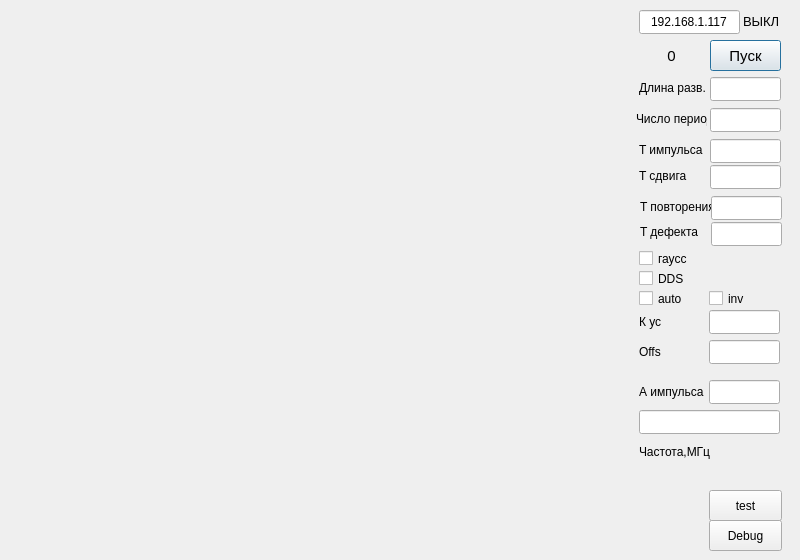
<?xml version="1.0" encoding="UTF-8"?>
<ui version="4.0">
 <class>generator</class>
 <widget class="QDialog" name="generator">
  <property name="geometry">
   <rect>
    <x>0</x>
    <y>0</y>
    <width>800</width>
    <height>560</height>
   </rect>
  </property>
  <property name="minimumSize">
   <size>
    <width>800</width>
    <height>560</height>
   </size>
  </property>
  <property name="maximumSize">
   <size>
    <width>800</width>
    <height>560</height>
   </size>
  </property>
  <property name="windowTitle">
   <string>generator</string>
  </property>
  <widget class="QWidget" name="centralWidget" native="true">
   <property name="geometry">
    <rect>
     <x>0</x>
     <y>0</y>
     <width>790</width>
     <height>562</height>
    </rect>
   </property>
   <widget class="QWidget" name="widget" native="true">
    <property name="geometry">
     <rect>
      <x>629</x>
      <y>0</y>
      <width>161</width>
      <height>562</height>
     </rect>
    </property>
    <property name="minimumSize">
     <size>
      <width>161</width>
      <height>0</height>
     </size>
    </property>
    <widget class="QLabel" name="label_len">
     <property name="geometry">
      <rect>
       <x>10</x>
       <y>76</y>
       <width>71</width>
       <height>24</height>
      </rect>
     </property>
     <property name="text">
      <string>Длина разв.</string>
     </property>
    </widget>
    <widget class="QLabel" name="label_con_state">
     <property name="geometry">
      <rect>
       <x>114</x>
       <y>11</y>
       <width>51</width>
       <height>21</height>
      </rect>
     </property>
     <property name="font">
      <font>
       <pointsize>10</pointsize>
      </font>
     </property>
     <property name="text">
      <string>ВЫКЛ</string>
     </property>
    </widget>
    <widget class="param_ed" name="ed_osc_length">
     <property name="geometry">
      <rect>
       <x>81</x>
       <y>77</y>
       <width>71</width>
       <height>24</height>
      </rect>
     </property>
     <property name="font">
      <font>
       <pointsize>11</pointsize>
      </font>
     </property>
     <property name="alignment">
      <set>Qt::AlignCenter</set>
     </property>
    </widget>
    <widget class="QLineEdit" name="lineEdit_ip">
     <property name="geometry">
      <rect>
       <x>10</x>
       <y>10</y>
       <width>101</width>
       <height>24</height>
      </rect>
     </property>
     <property name="font">
      <font>
       <pointsize>9</pointsize>
      </font>
     </property>
     <property name="text">
      <string>192.168.1.117</string>
     </property>
     <property name="alignment">
      <set>Qt::AlignCenter</set>
     </property>
    </widget>
    <widget class="QPushButton" name="pushButton_start_stop">
     <property name="geometry">
      <rect>
       <x>81</x>
       <y>40</y>
       <width>71</width>
       <height>31</height>
      </rect>
     </property>
     <property name="font">
      <font>
       <pointsize>11</pointsize>
      </font>
     </property>
     <property name="text">
      <string>Пуск</string>
     </property>
     <property name="checkable">
      <bool>true</bool>
     </property>
    </widget>
    <widget class="param_ed" name="ed_t_imp_len">
     <property name="geometry">
      <rect>
       <x>81</x>
       <y>139</y>
       <width>71</width>
       <height>24</height>
      </rect>
     </property>
     <property name="font">
      <font>
       <pointsize>11</pointsize>
      </font>
     </property>
     <property name="alignment">
      <set>Qt::AlignCenter</set>
     </property>
    </widget>
    <widget class="QLabel" name="label_t_imp">
     <property name="geometry">
      <rect>
       <x>10</x>
       <y>138</y>
       <width>71</width>
       <height>24</height>
      </rect>
     </property>
     <property name="text">
      <string>T импульса</string>
     </property>
    </widget>
    <widget class="param_ed" name="ed_t_imp_offset">
     <property name="geometry">
      <rect>
       <x>81</x>
       <y>165</y>
       <width>71</width>
       <height>24</height>
      </rect>
     </property>
     <property name="font">
      <font>
       <pointsize>11</pointsize>
      </font>
     </property>
     <property name="alignment">
      <set>Qt::AlignCenter</set>
     </property>
    </widget>
    <widget class="QLabel" name="label_t_imp_offset">
     <property name="geometry">
      <rect>
       <x>10</x>
       <y>164</y>
       <width>71</width>
       <height>24</height>
      </rect>
     </property>
     <property name="text">
      <string>T сдвига</string>
     </property>
    </widget>
    <widget class="param_ed" name="ed_t_cycle">
     <property name="geometry">
      <rect>
       <x>82</x>
       <y>196</y>
       <width>71</width>
       <height>24</height>
      </rect>
     </property>
     <property name="font">
      <font>
       <pointsize>11</pointsize>
      </font>
     </property>
     <property name="alignment">
      <set>Qt::AlignCenter</set>
     </property>
    </widget>
    <widget class="QLabel" name="label_t_def">
     <property name="geometry">
      <rect>
       <x>11</x>
       <y>220</y>
       <width>71</width>
       <height>24</height>
      </rect>
     </property>
     <property name="text">
      <string>T дефекта</string>
     </property>
    </widget>
    <widget class="QLabel" name="label_t_cycle">
     <property name="geometry">
      <rect>
       <x>11</x>
       <y>195</y>
       <width>71</width>
       <height>24</height>
      </rect>
     </property>
     <property name="text">
      <string>T повторения</string>
     </property>
    </widget>
    <widget class="param_ed" name="ed_t_def">
     <property name="geometry">
      <rect>
       <x>82</x>
       <y>222</y>
       <width>71</width>
       <height>24</height>
      </rect>
     </property>
     <property name="font">
      <font>
       <pointsize>11</pointsize>
      </font>
     </property>
     <property name="alignment">
      <set>Qt::AlignCenter</set>
     </property>
    </widget>
    <widget class="QLabel" name="label_a_imp">
     <property name="geometry">
      <rect>
       <x>10</x>
       <y>380</y>
       <width>71</width>
       <height>24</height>
      </rect>
     </property>
     <property name="text">
      <string>А импульса</string>
     </property>
    </widget>
    <widget class="param_ed" name="ed_a_imp">
     <property name="geometry">
      <rect>
       <x>80</x>
       <y>380</y>
       <width>71</width>
       <height>24</height>
      </rect>
     </property>
     <property name="font">
      <font>
       <pointsize>11</pointsize>
      </font>
     </property>
     <property name="alignment">
      <set>Qt::AlignCenter</set>
     </property>
    </widget>
    <widget class="QLabel" name="label_f_imp">
     <property name="geometry">
      <rect>
       <x>10</x>
       <y>440</y>
       <width>71</width>
       <height>24</height>
      </rect>
     </property>
     <property name="text">
      <string>Частота,МГц</string>
     </property>
    </widget>
    <widget class="param_ed" name="ed_freq">
     <property name="geometry">
      <rect>
       <x>10</x>
       <y>410</y>
       <width>141</width>
       <height>24</height>
      </rect>
     </property>
     <property name="font">
      <font>
       <pointsize>11</pointsize>
      </font>
     </property>
     <property name="alignment">
      <set>Qt::AlignCenter</set>
     </property>
    </widget>
    <widget class="QCheckBox" name="checkBox_gauss">
     <property name="geometry">
      <rect>
       <x>10</x>
       <y>250</y>
       <width>70</width>
       <height>17</height>
      </rect>
     </property>
     <property name="text">
      <string>гаусс</string>
     </property>
    </widget>
    <widget class="QLabel" name="label_num_periods">
     <property name="geometry">
      <rect>
       <x>7</x>
       <y>107</y>
       <width>71</width>
       <height>24</height>
      </rect>
     </property>
     <property name="text">
      <string>Число периодов</string>
     </property>
    </widget>
    <widget class="param_ed" name="ed_num_periods">
     <property name="geometry">
      <rect>
       <x>81</x>
       <y>108</y>
       <width>71</width>
       <height>24</height>
      </rect>
     </property>
     <property name="font">
      <font>
       <pointsize>11</pointsize>
      </font>
     </property>
     <property name="alignment">
      <set>Qt::AlignCenter</set>
     </property>
    </widget>
    <widget class="QPushButton" name="pushButt_debug">
     <property name="geometry">
      <rect>
       <x>80</x>
       <y>520</y>
       <width>73</width>
       <height>31</height>
      </rect>
     </property>
     <property name="font">
      <font>
       <pointsize>9</pointsize>
      </font>
     </property>
     <property name="text">
      <string>Debug</string>
     </property>
    </widget>
    <widget class="QLabel" name="label_ampl_val">
     <property name="geometry">
      <rect>
       <x>12</x>
       <y>40</y>
       <width>61</width>
       <height>31</height>
      </rect>
     </property>
     <property name="font">
      <font>
       <pointsize>11</pointsize>
      </font>
     </property>
     <property name="text">
      <string>0</string>
     </property>
     <property name="alignment">
      <set>Qt::AlignCenter</set>
     </property>
    </widget>
    <widget class="QCheckBox" name="checkBox_dds">
     <property name="geometry">
      <rect>
       <x>10</x>
       <y>270</y>
       <width>70</width>
       <height>17</height>
      </rect>
     </property>
     <property name="text">
      <string>DDS</string>
     </property>
    </widget>
    <widget class="QLabel" name="label_kus">
     <property name="geometry">
      <rect>
       <x>10</x>
       <y>310</y>
       <width>31</width>
       <height>24</height>
      </rect>
     </property>
     <property name="text">
      <string>К ус</string>
     </property>
    </widget>
    <widget class="param_ed" name="ed_kus">
     <property name="geometry">
      <rect>
       <x>80</x>
       <y>310</y>
       <width>71</width>
       <height>24</height>
      </rect>
     </property>
     <property name="font">
      <font>
       <pointsize>11</pointsize>
      </font>
     </property>
     <property name="alignment">
      <set>Qt::AlignCenter</set>
     </property>
    </widget>
    <widget class="param_ed" name="ed_offs">
     <property name="geometry">
      <rect>
       <x>80</x>
       <y>340</y>
       <width>71</width>
       <height>24</height>
      </rect>
     </property>
     <property name="font">
      <font>
       <pointsize>11</pointsize>
      </font>
     </property>
     <property name="alignment">
      <set>Qt::AlignCenter</set>
     </property>
    </widget>
    <widget class="QLabel" name="label_offs">
     <property name="geometry">
      <rect>
       <x>10</x>
       <y>340</y>
       <width>31</width>
       <height>24</height>
      </rect>
     </property>
     <property name="text">
      <string>Offs</string>
     </property>
    </widget>
    <widget class="QCheckBox" name="checkBox_auto">
     <property name="geometry">
      <rect>
       <x>10</x>
       <y>290</y>
       <width>70</width>
       <height>17</height>
      </rect>
     </property>
     <property name="text">
      <string>auto</string>
     </property>
    </widget>
    <widget class="QCheckBox" name="checkBox_inv">
     <property name="geometry">
      <rect>
       <x>80</x>
       <y>290</y>
       <width>70</width>
       <height>17</height>
      </rect>
     </property>
     <property name="text">
      <string>inv</string>
     </property>
    </widget>
    <widget class="QPushButton" name="pushButt_test">
     <property name="geometry">
      <rect>
       <x>80</x>
       <y>490</y>
       <width>73</width>
       <height>31</height>
      </rect>
     </property>
     <property name="font">
      <font>
       <pointsize>9</pointsize>
      </font>
     </property>
     <property name="text">
      <string>test</string>
     </property>
    </widget>
    <widget class="TwoPositionSwitch" name="twoPositionSwitch" native="true">
     <property name="geometry">
      <rect>
       <x>10</x>
       <y>470</y>
       <width>41</width>
       <height>16</height>
      </rect>
     </property>
    </widget>
   </widget>
   <widget class="QCustomPlot" name="widget_setted" native="true">
    <property name="geometry">
     <rect>
      <x>0</x>
      <y>0</y>
      <width>631</width>
      <height>551</height>
     </rect>
    </property>
   </widget>
  </widget>
 </widget>
 <layoutdefault spacing="6" margin="11"/>
 <customwidgets>
  <customwidget>
   <class>QCustomPlot</class>
   <extends>QWidget</extends>
   <header location="global">qcustomplot.h</header>
   <container>1</container>
  </customwidget>
  <customwidget>
   <class>param_ed</class>
   <extends>QLineEdit</extends>
   <header location="global">param_ed.h</header>
  </customwidget>
  <customwidget>
   <class>TwoPositionSwitch</class>
   <extends>QWidget</extends>
   <header>TwoPositionSwitch.h</header>
   <container>1</container>
  </customwidget>
 </customwidgets>
 <tabstops>
  <tabstop>pushButton_start_stop</tabstop>
  <tabstop>lineEdit_ip</tabstop>
  <tabstop>ed_osc_length</tabstop>
 </tabstops>
 <resources/>
 <connections/>
</ui>
